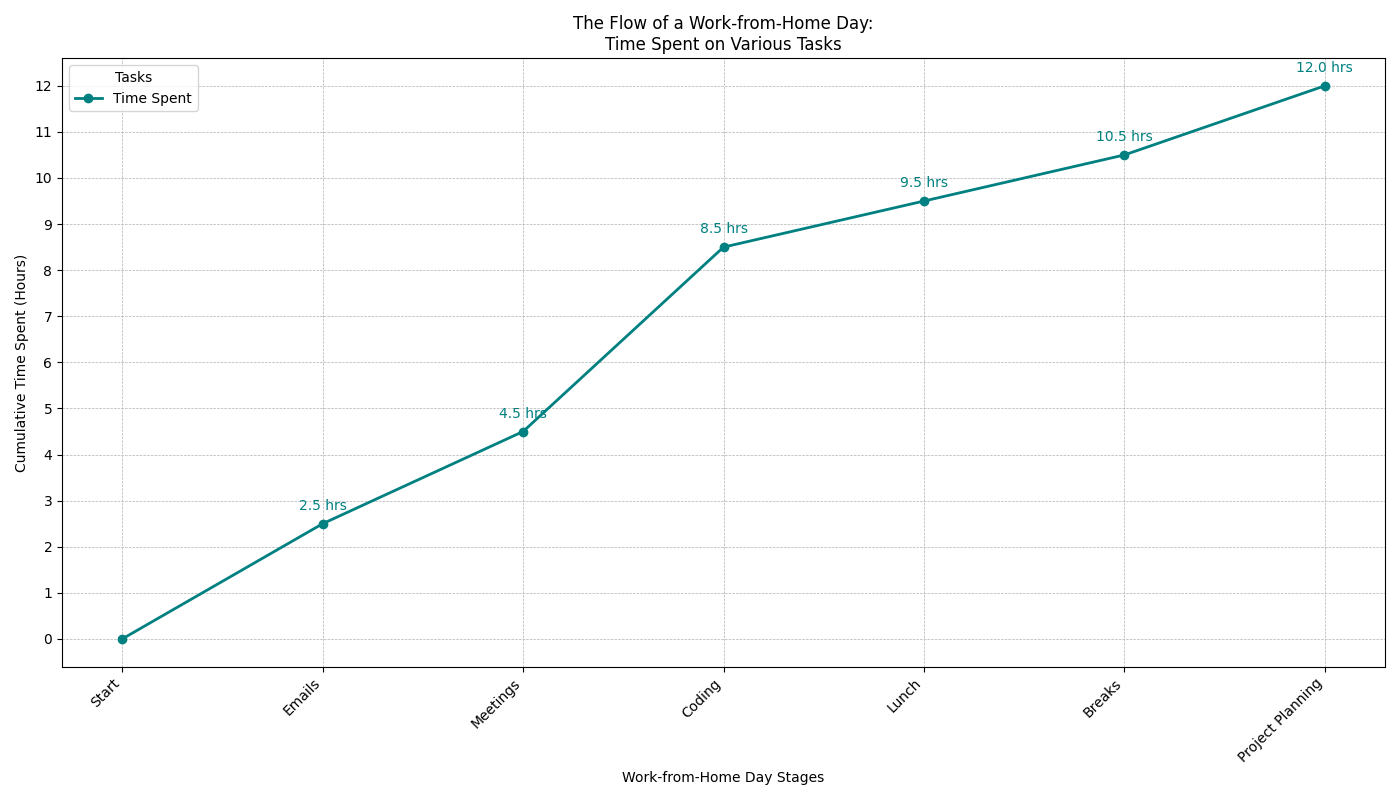

Recreate this plot in Python.
import matplotlib.pyplot as plt
import numpy as np

# Backstory: Illustrating the impact of time spent on different tasks during a work-from-home day
tasks = ['Emails', 'Meetings', 'Coding', 'Lunch', 'Breaks', 'Project Planning']
hours_data = [2.5, 2, 4, 1, 1, 1.5]

# Incremental time spent on each task
incremental_hours = np.cumsum(hours_data)

# Define the stages of the work-from-home day and their corresponding times
day_stages = ['Start', 'Emails', 'Meetings', 'Coding', 'Lunch', 'Breaks', 'Project Planning']

# Time points for plotting
time_points = [0] + incremental_hours.tolist()

# Create the figure and subplots
fig, ax = plt.subplots(figsize=(14, 8))

# Plot the line chart
ax.plot(day_stages, time_points, marker='o', linestyle='-', linewidth=2, color='teal', label='Time Spent')

# Annotate time points
for i, txt in enumerate(time_points[1:]):
    ax.annotate(f'{txt:.1f} hrs', (day_stages[i + 1], time_points[i + 1]), textcoords="offset points", xytext=(0, 10), ha='center', fontsize=10, color='teal')

# Add gridlines for better readability
ax.grid(True, linestyle='--', linewidth=0.5)

# Customize the plot
plt.xticks(rotation=45, ha='right')
plt.yticks(np.arange(0, 13, 1))
plt.xlabel('Work-from-Home Day Stages')
plt.ylabel('Cumulative Time Spent (Hours)')
plt.title('The Flow of a Work-from-Home Day:\nTime Spent on Various Tasks')
plt.legend(title='Tasks')

# Ensure the layout is optimal and elements do not overlap
plt.tight_layout()

# Display the plot
plt.show()
